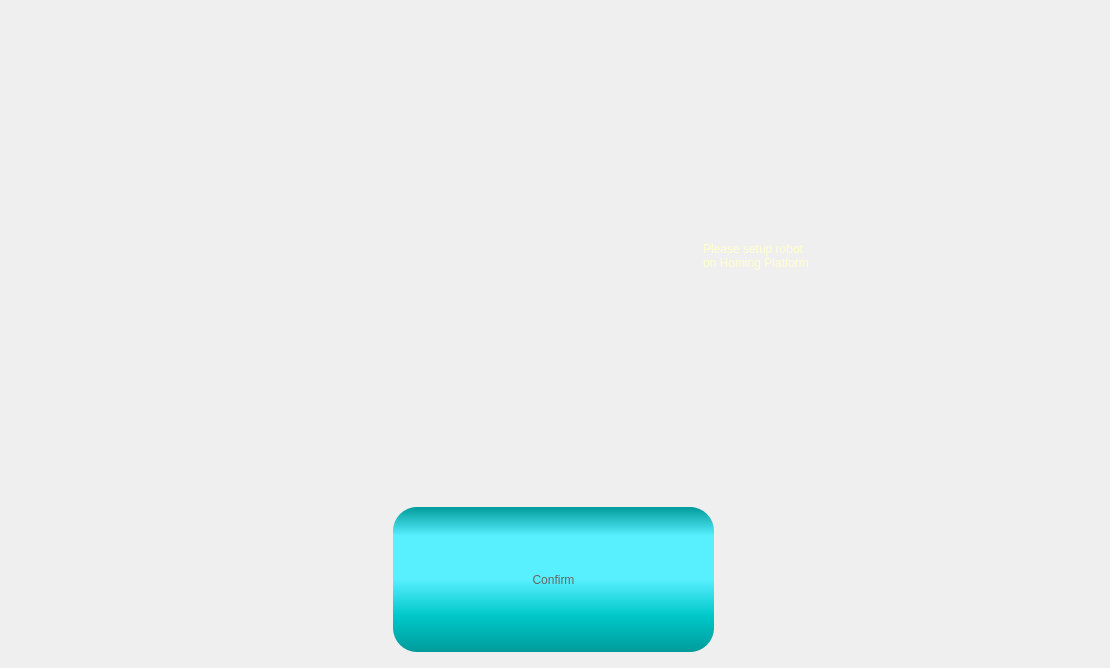
          <widget class="QWidget" name="pgHomingCheckStep1">
           <layout class="QGridLayout" name="gridLayout_13">
            <item row="0" column="0">
             <spacer name="horizontalSpacer_11">
              <property name="orientation">
               <enum>Qt::Horizontal</enum>
              </property>
              <property name="sizeHint" stdset="0">
               <size>
                <width>40</width>
                <height>20</height>
               </size>
              </property>
             </spacer>
            </item>
            <item row="0" column="2">
             <widget class="QLabel" name="lblDirections">
              <property name="minimumSize">
               <size>
                <width>350</width>
                <height>0</height>
               </size>
              </property>
              <property name="styleSheet">
               <string notr="true">font: 24pt &quot;Arial&quot;;
color: rgb(255, 255, 208);</string>
              </property>
              <property name="text">
               <string>Please setup robot 
on Homing Platform</string>
              </property>
             </widget>
            </item>
            <item row="0" column="1">
             <widget class="QWidget" name="wdgHomingPlatform" native="true">
              <property name="sizePolicy">
               <sizepolicy hsizetype="Fixed" vsizetype="Fixed">
                <horstretch>0</horstretch>
                <verstretch>0</verstretch>
               </sizepolicy>
              </property>
              <property name="minimumSize">
               <size>
                <width>640</width>
                <height>490</height>
               </size>
              </property>
              <property name="maximumSize">
               <size>
                <width>16777215</width>
                <height>16777215</height>
               </size>
              </property>
              <property name="styleSheet">
               <string notr="true">background-image:url(C:/Leon/image/robot.png)</string>
              </property>
             </widget>
            </item>
            <item row="0" column="3">
             <spacer name="horizontalSpacer_12">
              <property name="orientation">
               <enum>Qt::Horizontal</enum>
              </property>
              <property name="sizeHint" stdset="0">
               <size>
                <width>40</width>
                <height>20</height>
               </size>
              </property>
             </spacer>
            </item>
            <item row="3" column="0" colspan="4">
             <layout class="QHBoxLayout" name="horizontalLayout_2">
              <item>
               <widget class="QPushButton" name="btnNext_confirmHomingStep1">
                <property name="sizePolicy">
                 <sizepolicy hsizetype="Maximum" vsizetype="Fixed">
                  <horstretch>0</horstretch>
                  <verstretch>0</verstretch>
                 </sizepolicy>
                </property>
                <property name="minimumSize">
                 <size>
                  <width>324</width>
                  <height>150</height>
                 </size>
                </property>
                <property name="styleSheet">
                 <string notr="true">QPushButton{
font: 48pt &quot;Arial&quot;;
color:#666666;
border-radius:24px;
background-color: qlineargradient(spread:pad, x1:0, y1:0, x2:0, y2:1, stop:0 rgba(0, 155, 155, 255), stop:0.2 rgba(88, 239, 255, 255), stop:0.5 rgba(88, 239, 255, 255), stop:0.75 rgba(0, 200, 200, 255),  stop:1 rgba(0, 155, 155, 255));
padding: 0px 20px;
margin-bottom:5px;
margin-right:3px;
}

QPushButton:hover{
color:#aa3333;
background-color: qlineargradient(spread:pad, x1:0, y1:0, x2:0, y2:1, stop:0 rgba(50, 155, 155, 255), stop:0.2 rgba(150, 239, 255, 255), stop:0.5 rgba(150, 239, 255, 255), stop:0.75 rgba(50, 200, 200, 255),  stop:1 rgba(50, 155, 155, 255));
}

QPushButton:pressed{
margin-top:5px;
margin-bottom:0px;
margin-left:3px;
margin-right:0px;
}</string>
                </property>
                <property name="text">
                 <string>Confirm</string>
                </property>
               </widget>
              </item>
             </layout>
            </item>
           </layout>
          </widget>
